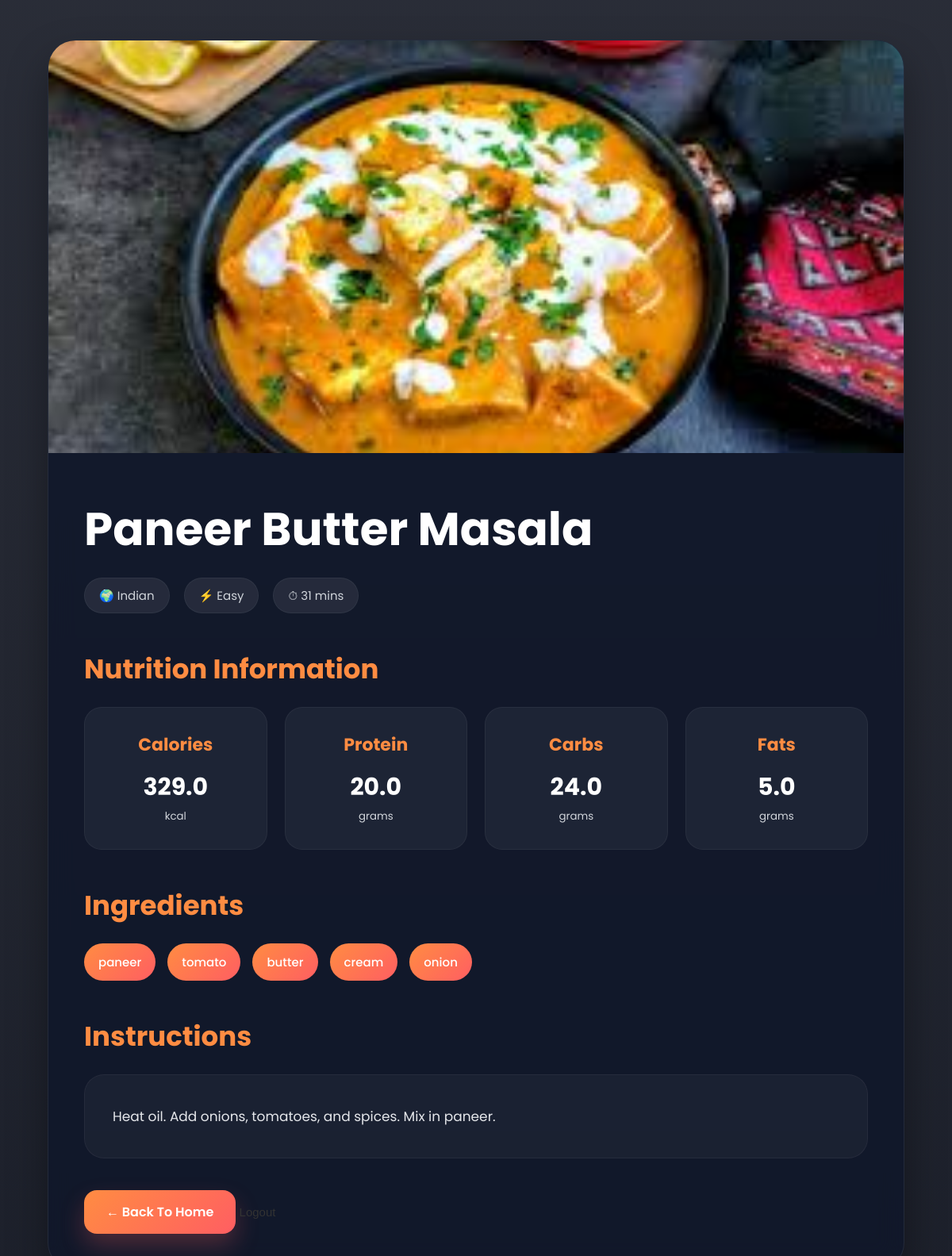
Screenshot of /recipe/649/ with the database file from the repository.
### recipes/models.py (models this page shows, shortened)
class Recipe(models.Model):
    name = models.CharField(max_length=200)
    ingredients = models.ManyToManyField(Ingredient)
    instructions = models.TextField()
    cooking_time = models.IntegerField()
    difficulty = models.CharField(max_length=50)
    cuisine = models.CharField(
    max_length=100,
    null=True,
    blank=True)
    image = models.ImageField(upload_to='recipe_images/', null=True, blank=True)
    user = models.ForeignKey(User, on_delete=models.CASCADE, null=True, blank=True)
    popularity_score = models.IntegerField(default=0)

class Nutrition(models.Model):
    recipe = models.OneToOneField(Recipe, on_delete=models.CASCADE)
    calories = models.FloatField()
    protein = models.FloatField()
    carbs = models.FloatField()
    fats = models.FloatField()

class Ingredient(models.Model):
    name = models.CharField(max_length=100)

### recipes/views.py (the view)
def recipe_detail(request, recipe_id):
    recipe = get_object_or_404(
        Recipe,
        id=recipe_id
    )
    nutrition = Nutrition.objects.filter(
        recipe=recipe
    ).first()
    return render(
        request,
        'recipe_detail.html',
        {
            'recipe': recipe,
            'nutrition': nutrition
        }
    )

### recipes/templates/recipe_detail.html (shortened to what this page needs)
<!DOCTYPE html>
<html lang="en">
<head>
</head>
<body>
    <div class="container">
        <div class="recipe-box">
            {% if recipe.image %}
                <img
                    src="{{ recipe.image.url }}"
                    class="recipe-image"
                >
            {% endif %}
            <div class="recipe-content">
                <h1>
                    {{ recipe.name }}
                </h1>
                <div class="meta">
                    <span>
                        🌍 {{ recipe.cuisine }}
                    </span>
                    <span>
                        ⚡ {{ recipe.difficulty }}
                    </span>
                    <span>
                        ⏱ {{ recipe.cooking_time }} mins
                    </span>
                </div>
                <div class="section">
                    <h2>
                        Nutrition Information
                    </h2>
                    {% if nutrition %}
                    <div class="nutrition-grid">
                        <div class="nutrition-card">
                            <h3>Calories</h3>
                            <p>
                                {{ nutrition.calories }}
                            </p>
                            <small>kcal</small>
                        </div>
                        <div class="nutrition-card">
                            <h3>Protein</h3>
                            <p>
                                {{ nutrition.protein }}
                            </p>
                            <small>grams</small>
                        </div>
                        <div class="nutrition-card">
                            <h3>Carbs</h3>
                            <p>
                                {{ nutrition.carbs }}
                            </p>
                            <small>grams</small>
                        </div>
                        <div class="nutrition-card">
                            <h3>Fats</h3>
                            <p>
                                {{ nutrition.fats }}
                            </p>
                            <small>grams</small>
                        </div>
                    </div>
                    {% endif %}
                </div>
                <div class="section">
                    <h2>
                        Ingredients
                    </h2>
                    <div class="ingredient-list">
                        {% for ingredient in recipe.ingredients.all %}
                            <div class="ingredient-item">
                                {{ ingredient.name }}
                            </div>
                        {% endfor %}
                    </div>
                </div>
                <div class="section">
                    <h2>
                        Instructions
                    </h2>
                    <div class="instructions">
                        {{ recipe.instructions }}
                    </div>
                </div>
                <a
                    href="/"
                    class="back-btn"
                >
                    ← Back To Home
                </a>
                <form
    action="/logout/"
    method="POST"
    style="display:inline;"
>
    <button
        type="submit"
        class="logout-btn"
    >
        Logout
    </button>
</form>
        </div>
    </div>
</body>
</html>

### recipes/templates/recipe_detail.html (style rules this page uses)
* { margin:0; padding:0; box-sizing:border-box; }
body { font-family:'Poppins',sans-serif; background: linear-gradient( rgba(4,8,20,0.85), rgba(4,8,20,0.9) ), url('https://images.unsplash.com/photo-1498837167922-ddd27525d352?q=80&w=1800&auto=format&fit=crop'); background-size:cover; background-position:center; background-attachment:fixed; color:white; min-height:100vh; padding:50px 0; }
.container { width:90%; max-width:1400px; margin:auto; }
.recipe-box { background: rgba(15,23,42,0.82); backdrop-filter:blur(16px); border-radius:35px; overflow:hidden; border:1px solid rgba(255,255,255,0.08); box-shadow: 0 25px 50px rgba(0,0,0,0.35); animation:fadeUp 0.8s ease; }
.recipe-image { width:100%; height:520px; object-fit:cover; transition:0.5s ease; }
.recipe-content { padding:45px; }
h1 { font-size:58px; margin-bottom:18px; color:white; }
.meta { display:flex; gap:18px; flex-wrap:wrap; margin-bottom:35px; }
.meta span { background: rgba(255,255,255,0.08); padding:10px 18px; border-radius:30px; font-size:15px; color:#d1d5db; border:1px solid rgba(255,255,255,0.05); }
.section { margin-top:45px; }
.section h2 { font-size:34px; margin-bottom:22px; color:#ff8c42; }
.nutrition-grid { display:grid; grid-template-columns: repeat(auto-fit,minmax(220px,1fr)); gap:22px; }
.nutrition-card { background: rgba(255,255,255,0.05); border-radius:22px; padding:30px; text-align:center; border:1px solid rgba(255,255,255,0.05); transition:0.35s ease; }
.nutrition-card h3 { color:#ff8c42; margin-bottom:15px; font-size:22px; }
.nutrition-card p { font-size:30px; font-weight:700; color:white; }
.nutrition-card small { color:#d1d5db; }
.ingredient-list { display:flex; flex-wrap:wrap; gap:15px; }
.ingredient-item { background: linear-gradient( 135deg, #ff8c42, #ff5e62 ); padding:12px 18px; border-radius:30px; font-size:15px; font-weight:500; transition:0.3s ease; }
.instructions { background: rgba(255,255,255,0.04); padding:35px; border-radius:25px; line-height:2; color:#e5e7eb; font-size:17px; border:1px solid rgba(255,255,255,0.05); }
.back-btn { display:inline-block; margin-top:40px; padding:15px 28px; border-radius:16px; background: linear-gradient( 135deg, #ff8c42, #ff5e62 ); color:white; text-decoration:none; font-weight:600; transition:0.35s ease; box-shadow: 0 15px 30px rgba(255,94,98,0.25); }
.logout-btn { background:none; border:none; cursor:pointer; color:#333; font-weight:500; font-size:15px; transition:0.3s; }

### rows the page displays
Recipe: image (picture), name "Paneer Butter Masala", cuisine "Indian", difficulty "Easy", cooking_time "31", instructions "Heat oil. Add onions, tomatoes, and spices. Mix in paneer."
Nutrition: calories "329.0", protein "20.0", carbs "24.0", fats "5.0"
Ingredient: name "paneer"
Ingredient: name "tomato"
Ingredient: name "butter"
Ingredient: name "cream"
Ingredient: name "onion"
